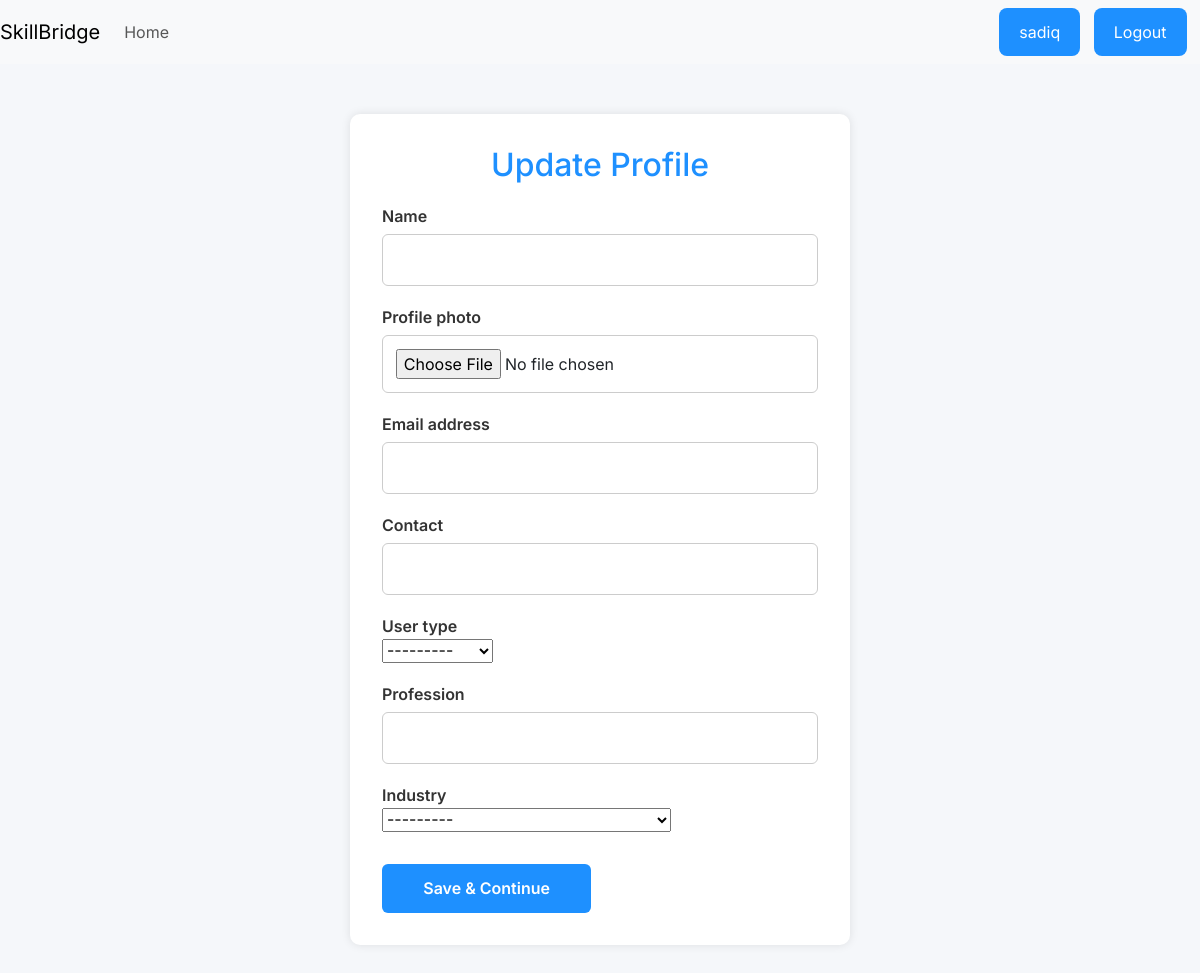
Page /accounts/update-profile/1/ (signed in) on the committed database.
### accounts/models.py (models this page shows, shortened)
class User(AbstractUser):
    name = models.CharField(max_length=70)
    contact = models.CharField(max_length=15)
    user_type = models.CharField(max_length=1,choices = (
        ('E',"Employeer"),
        ('J',"Job-Seeker"),
    ))
    profession = models.CharField(max_length=50)
    profile_photo = models.ImageField(upload_to='pfps/', height_field=None, width_field=None, max_length=None,null=True,blank=True)
    resume = models.FileField(upload_to='resumes/', max_length=100,null=True,blank=True)
    industry =  models.CharField(max_length=50 , null=True, blank = True, choices=(
        ('healthcare', 'Healthcare & Medical'),
        ('it', 'Information Technology & Software'),
        ('education', 'Education & Training'),
        ('finance', 'Finance & Accounting'),
        ('sales', 'Sales & Marketing'),
        ('engineering', 'Engineering & Manufacturing'),
        ('hospitality', 'Hospitality & Tourism'),
        ('transport', 'Transportation & Logistics'),
        ('legal', 'Legal & Compliance'),
        ('arts', 'Arts, Media & Design'),
        ('other','Other')
        ))

### accounts/views.py (the view)
# urls.py: path('update-profile/<int:id>/',views.update_profile,name="update_profile")
@login_required
def update_profile(request,id):
    user = get_object_or_404(User, id=id)
    if request.user != user:
        messages.error(request,'You cant update another  user profile')
        return redirect("home")
    if request.method == "POST":
        form = UpdateForm(request.POST, request.FILES, instance=user)
        if form.is_valid():
            user = form.save()
            update_session_auth_hash(request, user)
            return redirect("profile", id=user.id)
    else:
        form = UpdateForm(instance=user)
    return render(request, "accounts/update_profile.html", {"form": form})

### accounts/forms.py
class UpdateForm(forms.ModelForm):
    class Meta:
        model = User
        fields = ['name','profile_photo','email','contact','user_type','profession','industry']

### accounts/templates/accounts/update_profile.html (shortened to what this page needs)
{% extends "base.html" %}
{% block main %}
    <div class="container">
        <h2>Update Profile</h2>
        <form action="" method="POST" enctype="multipart/form-data">
            {% for field in form %}
                <label for="{{ field.id_for_label }}">{{ field.label }}</label>
                {{ field }}
            {% endfor %}
            <div class="btn-group">
                <button type="submit" name="action" value="save">Save & Continue</button>
            </div>
        </form>
    </div>
{% endblock main %}

### templates/base.html (shortened to what this page needs)
<!doctype html>
<html lang="en">
    <head>
        <link
            href="https://cdn.jsdelivr.net/npm/bootstrap@5.3.2/dist/css/bootstrap.min.css"
            rel="stylesheet"
        />
    </head>
    <body>
        <header>
             <nav class="navbar navbar-expand-md navbar-light bg-light">
                <a class="navbar-brand" href="/">SkillBridge</a>
                <div class="collapse navbar-collapse" id="collapsibleNavId">
                    <ul class="navbar-nav mr-auto mt-2 mt-lg-0">
                        {% if request.user.is_authenticated %}
                        <li class="nav-item active">
                            <a class="nav-link" href="{%   url "home" %}">Home </a>
                        </li>
                        {% endif %}
                        </ul>
                    </div>
                                {% if request.user.is_authenticated%}
                                    <a href="{% url "profile" request.user.id %}" class="btn btn-primary">{{request.user.username}}</a>
                                    <a class="btn btn-warning" href="{% url "logout" %}">Logout</a>
                                {% endif %}
             </nav>
        </header>
        <main>
            {% block main %}
            {% endblock main %}
        </main>
    </body>
</html>

### templates/base.html (style rules this page uses)
.btn { background: #1E90FF; color: #FFFFFF; padding: 12px 20px; border: none; border-radius: 8px; max-width:200px; }

### accounts/templates/accounts/update_profile.html (style rules this page uses)
body { margin: 0; font-family: 'Inter', sans-serif; background-color: #f5f7fa; }
.container { max-width: 500px; margin: 50px auto; background: white; padding: 2rem; border-radius: 10px; box-shadow: 0 0 10px rgba(0,0,0,0.1); }
h2 { text-align: center; color: #1E90FF; }
label { display: block; margin-top: 1.2rem; font-weight: 600; color: #333; }
input { width: 100%; padding: 0.8rem; margin-top: 0.4rem; border: 1px solid #ccc; border-radius: 6px; }
button { width: 48%; margin-top: 2rem; background-color: #1E90FF; color: white; padding: 0.8rem; border: none; border-radius: 6px; font-size: 16px; font-weight: 600; cursor: pointer; }
.btn-group { display: flex; justify-content: space-between; }

### rows in the picture
User: user.username "sadiq", form "---------" "---------"

### other values in the picture
{{ field.label }} "Name" "Profile photo" "Email address" "Contact" "User type" "Profession" "Industry"
